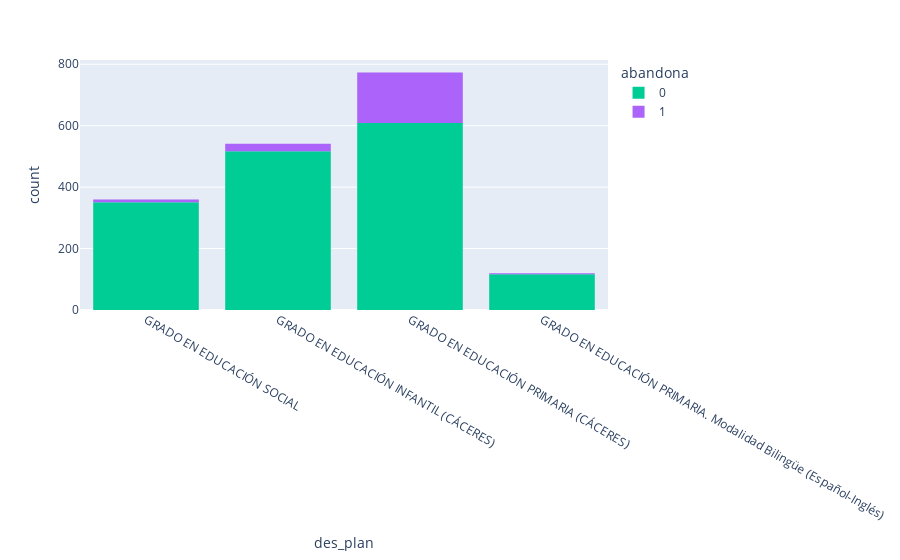
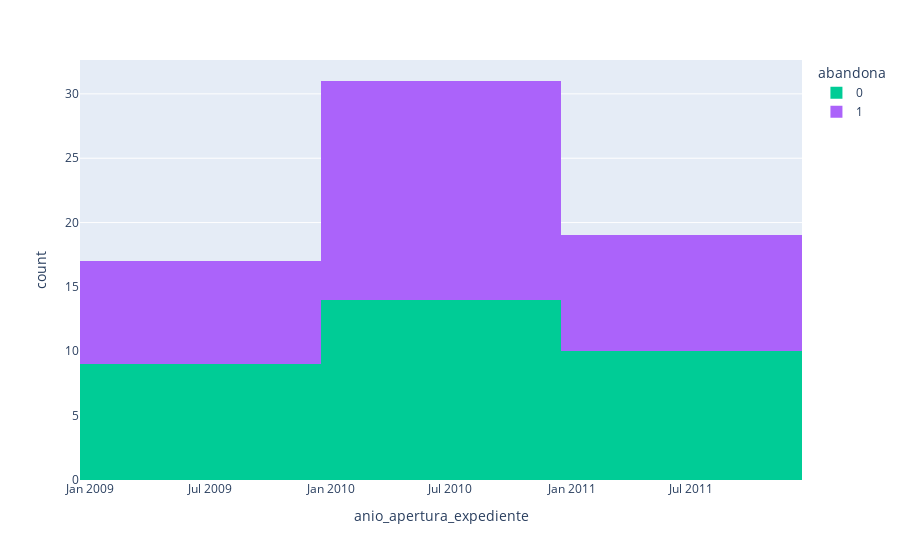
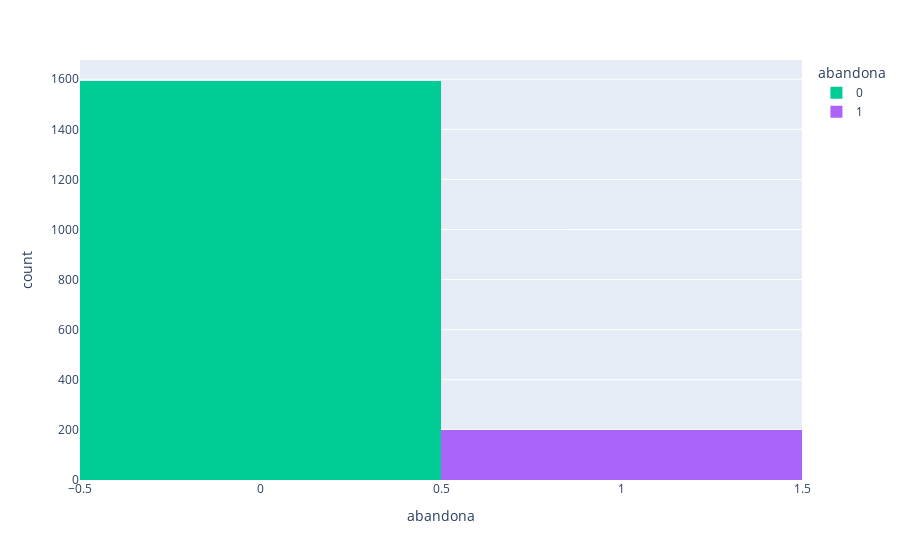
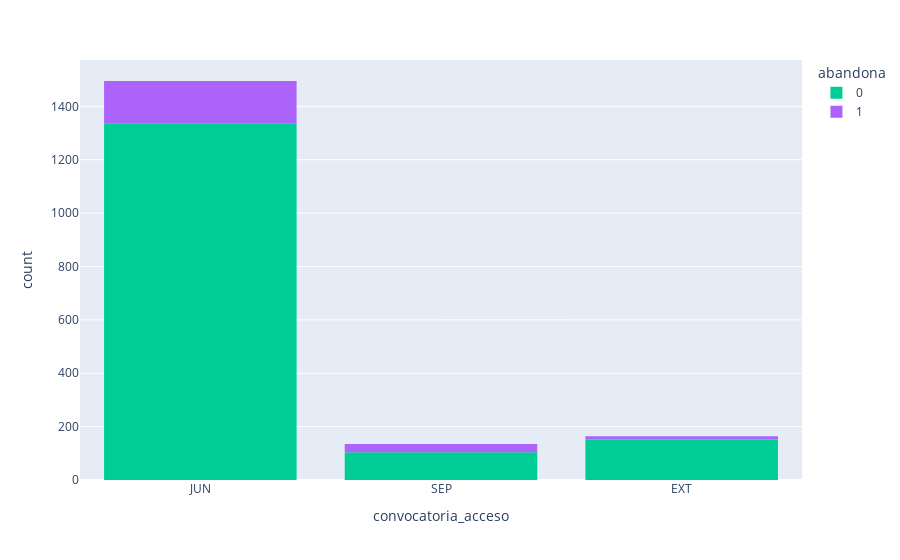

Write notebook code for charts like these, in order.
### Code cell
for col in categorical_cols:
    fig = px.histogram(dv_analys_record_personal_access,x=col, color='abandona',
                       color_discrete_map={'N':'Red','S':'Blue'})
    fig.show()

### Figure 1 — Plotly figure (JSON) as saved in the notebook; plotly's stock layout.template omitted (floating-point values rounded to 4 significant figures; data arrays with more than 128 entries replaced by an {"elided": "..."} marker saying what was removed)
{"data": [{"alignmentgroup": "True", "bingroup": "x", "hovertemplate": "abandona=0<br>des_plan=%{x}<br>count=%{y}<extra></extra>", "legendgroup": "0", "marker": {"color": "#00cc96"}, "name": "0", "offsetgroup": "0", "orientation": "v", "showlegend": true, "type": "histogram", "x": {"elided": "1593 str values"}, "xaxis": "x", "yaxis": "y"}, {"alignmentgroup": "True", "bingroup": "x", "hovertemplate": "abandona=1<br>des_plan=%{x}<br>count=%{y}<extra></extra>", "legendgroup": "1", "marker": {"color": "#ab63fa"}, "name": "1", "offsetgroup": "1", "orientation": "v", "showlegend": true, "type": "histogram", "x": {"elided": "201 str values"}, "xaxis": "x", "yaxis": "y"}], "layout": {"barmode": "relative", "legend": {"title": {"text": "abandona"}, "tracegroupgap": 0}, "margin": {"t": 60}, "xaxis": {"anchor": "y", "domain": [0, 1], "title": {"text": "des_plan"}}, "yaxis": {"anchor": "x", "domain": [0, 1], "title": {"text": "count"}}}}

### Figure 2 — Plotly figure (JSON) as saved in the notebook; plotly's stock layout.template omitted (floating-point values rounded to 4 significant figures; data arrays with more than 128 entries replaced by an {"elided": "..."} marker saying what was removed)
{"data": [{"alignmentgroup": "True", "bingroup": "x", "hovertemplate": "abandona=0<br>anio_apertura_expediente=%{x}<br>count=%{y}<extra></extra>", "legendgroup": "0", "marker": {"color": "#00cc96"}, "name": "0", "offsetgroup": "0", "orientation": "v", "showlegend": true, "type": "histogram", "x": {"elided": "1593 str values"}, "xaxis": "x", "yaxis": "y"}, {"alignmentgroup": "True", "bingroup": "x", "hovertemplate": "abandona=1<br>anio_apertura_expediente=%{x}<br>count=%{y}<extra></extra>", "legendgroup": "1", "marker": {"color": "#ab63fa"}, "name": "1", "offsetgroup": "1", "orientation": "v", "showlegend": true, "type": "histogram", "x": {"elided": "201 str values"}, "xaxis": "x", "yaxis": "y"}], "layout": {"barmode": "relative", "legend": {"title": {"text": "abandona"}, "tracegroupgap": 0}, "margin": {"t": 60}, "xaxis": {"anchor": "y", "domain": [0, 1], "title": {"text": "anio_apertura_expediente"}}, "yaxis": {"anchor": "x", "domain": [0, 1], "title": {"text": "count"}}}}

### Figure 3 — Plotly figure (JSON) as saved in the notebook; plotly's stock layout.template omitted (floating-point values rounded to 4 significant figures; data arrays with more than 128 entries replaced by an {"elided": "..."} marker saying what was removed)
{"data": [{"alignmentgroup": "True", "bingroup": "x", "hovertemplate": "abandona=%{x}<br>count=%{y}<extra></extra>", "legendgroup": "0", "marker": {"color": "#00cc96"}, "name": "0", "offsetgroup": "0", "orientation": "v", "showlegend": true, "type": "histogram", "x": {"elided": "1593 int values"}, "xaxis": "x", "yaxis": "y"}, {"alignmentgroup": "True", "bingroup": "x", "hovertemplate": "abandona=%{x}<br>count=%{y}<extra></extra>", "legendgroup": "1", "marker": {"color": "#ab63fa"}, "name": "1", "offsetgroup": "1", "orientation": "v", "showlegend": true, "type": "histogram", "x": {"elided": "201 int values"}, "xaxis": "x", "yaxis": "y"}], "layout": {"barmode": "relative", "legend": {"title": {"text": "abandona"}, "tracegroupgap": 0}, "margin": {"t": 60}, "xaxis": {"anchor": "y", "categoryarray": [0, 1], "categoryorder": "array", "domain": [0, 1], "title": {"text": "abandona"}}, "yaxis": {"anchor": "x", "domain": [0, 1], "title": {"text": "count"}}}}

### Figure 4 — Plotly figure (JSON) as saved in the notebook; plotly's stock layout.template omitted (floating-point values rounded to 4 significant figures; data arrays with more than 128 entries replaced by an {"elided": "..."} marker saying what was removed)
{"data": [{"alignmentgroup": "True", "bingroup": "x", "hovertemplate": "abandona=0<br>convocatoria_acceso=%{x}<br>count=%{y}<extra></extra>", "legendgroup": "0", "marker": {"color": "#00cc96"}, "name": "0", "offsetgroup": "0", "orientation": "v", "showlegend": true, "type": "histogram", "x": {"elided": "1593 str values"}, "xaxis": "x", "yaxis": "y"}, {"alignmentgroup": "True", "bingroup": "x", "hovertemplate": "abandona=1<br>convocatoria_acceso=%{x}<br>count=%{y}<extra></extra>", "legendgroup": "1", "marker": {"color": "#ab63fa"}, "name": "1", "offsetgroup": "1", "orientation": "v", "showlegend": true, "type": "histogram", "x": {"elided": "201 str values"}, "xaxis": "x", "yaxis": "y"}], "layout": {"barmode": "relative", "legend": {"title": {"text": "abandona"}, "tracegroupgap": 0}, "margin": {"t": 60}, "xaxis": {"anchor": "y", "domain": [0, 1], "title": {"text": "convocatoria_acceso"}}, "yaxis": {"anchor": "x", "domain": [0, 1], "title": {"text": "count"}}}}
